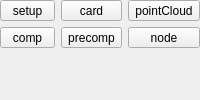
             <widget class="QFrame" name="nk_assetType_frame">
              <property name="frameShape">
               <enum>QFrame::NoFrame</enum>
              </property>
              <property name="frameShadow">
               <enum>QFrame::Plain</enum>
              </property>
              <property name="lineWidth">
               <number>0</number>
              </property>
              <layout class="QVBoxLayout" name="verticalLayout_7">
               <property name="margin">
                <number>0</number>
               </property>
               <item>
                <layout class="QGridLayout" name="nk_assetType_gridLayout">
                 <item row="0" column="2">
                  <widget class="QToolButton" name="nk_pointCloud_toolButton">
                   <property name="sizePolicy">
                    <sizepolicy hsizetype="Expanding" vsizetype="Fixed">
                     <horstretch>0</horstretch>
                     <verstretch>0</verstretch>
                    </sizepolicy>
                   </property>
                   <property name="text">
                    <string>pointCloud</string>
                   </property>
                   <property name="icon">
                    <iconset resource="rsc.qrc">
                     <normaloff>:/icons/icons/publish_icon_pointCloud.png</normaloff>
                     <disabledoff>:/icons/icons/publish_icon_pointCloud_disabled.png</disabledoff>:/icons/icons/publish_icon_pointCloud.png</iconset>
                   </property>
                   <property name="iconSize">
                    <size>
                     <width>48</width>
                     <height>48</height>
                    </size>
                   </property>
                   <property name="checkable">
                    <bool>true</bool>
                   </property>
                   <property name="autoExclusive">
                    <bool>true</bool>
                   </property>
                   <property name="toolButtonStyle">
                    <enum>Qt::ToolButtonTextUnderIcon</enum>
                   </property>
                  </widget>
                 </item>
                 <item row="0" column="1">
                  <widget class="QToolButton" name="card_toolButton">
                   <property name="sizePolicy">
                    <sizepolicy hsizetype="Expanding" vsizetype="Fixed">
                     <horstretch>0</horstretch>
                     <verstretch>0</verstretch>
                    </sizepolicy>
                   </property>
                   <property name="text">
                    <string>card</string>
                   </property>
                   <property name="icon">
                    <iconset resource="rsc.qrc">
                     <normaloff>:/icons/icons/publish_icon_card.png</normaloff>
                     <disabledoff>:/icons/icons/publish_icon_card_disabled.png</disabledoff>:/icons/icons/publish_icon_card.png</iconset>
                   </property>
                   <property name="iconSize">
                    <size>
                     <width>48</width>
                     <height>48</height>
                    </size>
                   </property>
                   <property name="checkable">
                    <bool>true</bool>
                   </property>
                   <property name="autoExclusive">
                    <bool>true</bool>
                   </property>
                   <property name="toolButtonStyle">
                    <enum>Qt::ToolButtonTextUnderIcon</enum>
                   </property>
                  </widget>
                 </item>
                 <item row="1" column="1">
                  <widget class="QToolButton" name="precomp_toolButton">
                   <property name="sizePolicy">
                    <sizepolicy hsizetype="Expanding" vsizetype="Fixed">
                     <horstretch>0</horstretch>
                     <verstretch>0</verstretch>
                    </sizepolicy>
                   </property>
                   <property name="text">
                    <string>precomp</string>
                   </property>
                   <property name="icon">
                    <iconset resource="rsc.qrc">
                     <normaloff>:/icons/icons/publish_icon_comp.png</normaloff>
                     <disabledoff>:/icons/icons/publish_icon_comp_disabled.png</disabledoff>:/icons/icons/publish_icon_comp.png</iconset>
                   </property>
                   <property name="iconSize">
                    <size>
                     <width>48</width>
                     <height>48</height>
                    </size>
                   </property>
                   <property name="checkable">
                    <bool>true</bool>
                   </property>
                   <property name="autoExclusive">
                    <bool>true</bool>
                   </property>
                   <property name="toolButtonStyle">
                    <enum>Qt::ToolButtonTextUnderIcon</enum>
                   </property>
                  </widget>
                 </item>
                 <item row="1" column="0">
                  <widget class="QToolButton" name="comp_toolButton">
                   <property name="sizePolicy">
                    <sizepolicy hsizetype="Expanding" vsizetype="Fixed">
                     <horstretch>0</horstretch>
                     <verstretch>0</verstretch>
                    </sizepolicy>
                   </property>
                   <property name="text">
                    <string>comp</string>
                   </property>
                   <property name="icon">
                    <iconset resource="rsc.qrc">
                     <normaloff>:/icons/icons/publish_icon_comp.png</normaloff>
                     <disabledoff>:/icons/icons/publish_icon_comp_disabled.png</disabledoff>:/icons/icons/publish_icon_comp.png</iconset>
                   </property>
                   <property name="iconSize">
                    <size>
                     <width>48</width>
                     <height>48</height>
                    </size>
                   </property>
                   <property name="checkable">
                    <bool>true</bool>
                   </property>
                   <property name="autoExclusive">
                    <bool>true</bool>
                   </property>
                   <property name="toolButtonStyle">
                    <enum>Qt::ToolButtonTextUnderIcon</enum>
                   </property>
                  </widget>
                 </item>
                 <item row="1" column="2">
                  <widget class="QToolButton" name="nk_node_toolButton">
                   <property name="sizePolicy">
                    <sizepolicy hsizetype="Expanding" vsizetype="Fixed">
                     <horstretch>0</horstretch>
                     <verstretch>0</verstretch>
                    </sizepolicy>
                   </property>
                   <property name="text">
                    <string>node</string>
                   </property>
                   <property name="icon">
                    <iconset resource="rsc.qrc">
                     <normaloff>:/icons/icons/publish_icon_node.png</normaloff>
                     <disabledoff>:/icons/icons/publish_icon_node_disabled.png</disabledoff>:/icons/icons/publish_icon_node.png</iconset>
                   </property>
                   <property name="iconSize">
                    <size>
                     <width>48</width>
                     <height>48</height>
                    </size>
                   </property>
                   <property name="checkable">
                    <bool>true</bool>
                   </property>
                   <property name="autoExclusive">
                    <bool>true</bool>
                   </property>
                   <property name="toolButtonStyle">
                    <enum>Qt::ToolButtonTextUnderIcon</enum>
                   </property>
                  </widget>
                 </item>
                 <item row="0" column="0">
                  <widget class="QToolButton" name="setup_toolButton">
                   <property name="sizePolicy">
                    <sizepolicy hsizetype="Expanding" vsizetype="Fixed">
                     <horstretch>0</horstretch>
                     <verstretch>0</verstretch>
                    </sizepolicy>
                   </property>
                   <property name="text">
                    <string>setup</string>
                   </property>
                   <property name="icon">
                    <iconset resource="rsc.qrc">
                     <normaloff>:/icons/icons/publish_icon_setup.png</normaloff>
                     <disabledoff>:/icons/icons/publish_icon_setup_disabled.png</disabledoff>:/icons/icons/publish_icon_setup.png</iconset>
                   </property>
                   <property name="iconSize">
                    <size>
                     <width>48</width>
                     <height>48</height>
                    </size>
                   </property>
                   <property name="checkable">
                    <bool>true</bool>
                   </property>
                   <property name="autoExclusive">
                    <bool>true</bool>
                   </property>
                   <property name="toolButtonStyle">
                    <enum>Qt::ToolButtonTextUnderIcon</enum>
                   </property>
                  </widget>
                 </item>
                </layout>
               </item>
               <item>
                <spacer name="nk_assetType_verticalSpacer">
                 <property name="orientation">
                  <enum>Qt::Vertical</enum>
                 </property>
                 <property name="sizeHint" stdset="0">
                  <size>
                   <width>20</width>
                   <height>40</height>
                  </size>
                 </property>
                </spacer>
               </item>
              </layout>
             </widget>
